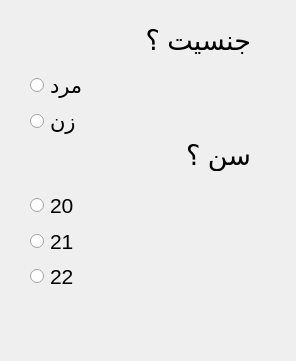
<?xml version="1.0" encoding="UTF-8"?>
<ui version="4.0">
 <class>Form</class>
 <widget class="QWidget" name="Form">
  <property name="geometry">
   <rect>
    <x>0</x>
    <y>0</y>
    <width>296</width>
    <height>361</height>
   </rect>
  </property>
  <property name="windowTitle">
   <string>Form</string>
  </property>
  <widget class="QLabel" name="label">
   <property name="geometry">
    <rect>
     <x>40</x>
     <y>20</y>
     <width>211</width>
     <height>41</height>
    </rect>
   </property>
   <property name="font">
    <font>
     <pointsize>20</pointsize>
    </font>
   </property>
   <property name="text">
    <string>جنسیت ؟</string>
   </property>
  </widget>
  <widget class="QLabel" name="label_2">
   <property name="geometry">
    <rect>
     <x>30</x>
     <y>140</y>
     <width>221</width>
     <height>31</height>
    </rect>
   </property>
   <property name="font">
    <font>
     <pointsize>20</pointsize>
    </font>
   </property>
   <property name="text">
    <string>سن ؟</string>
   </property>
  </widget>
  <widget class="QWidget" name="layoutWidget">
   <property name="geometry">
    <rect>
     <x>30</x>
     <y>190</y>
     <width>55</width>
     <height>101</height>
    </rect>
   </property>
   <layout class="QVBoxLayout" name="verticalLayout_2">
    <item>
     <widget class="QRadioButton" name="radioButton_3">
      <property name="font">
       <font>
        <pointsize>16</pointsize>
       </font>
      </property>
      <property name="text">
       <string>20</string>
      </property>
     </widget>
    </item>
    <item>
     <widget class="QRadioButton" name="radioButton_4">
      <property name="font">
       <font>
        <pointsize>16</pointsize>
       </font>
      </property>
      <property name="text">
       <string>21</string>
      </property>
     </widget>
    </item>
    <item>
     <widget class="QRadioButton" name="radioButton_5">
      <property name="font">
       <font>
        <pointsize>16</pointsize>
       </font>
      </property>
      <property name="text">
       <string>22</string>
      </property>
     </widget>
    </item>
   </layout>
  </widget>
  <widget class="QLabel" name="label_3">
   <property name="geometry">
    <rect>
     <x>20</x>
     <y>312</y>
     <width>251</width>
     <height>31</height>
    </rect>
   </property>
   <property name="font">
    <font>
     <pointsize>20</pointsize>
    </font>
   </property>
   <property name="text">
    <string/>
   </property>
  </widget>
  <widget class="QWidget" name="">
   <property name="geometry">
    <rect>
     <x>30</x>
     <y>70</y>
     <width>55</width>
     <height>66</height>
    </rect>
   </property>
   <layout class="QVBoxLayout" name="verticalLayout">
    <item>
     <widget class="QRadioButton" name="radioButton">
      <property name="font">
       <font>
        <pointsize>16</pointsize>
       </font>
      </property>
      <property name="text">
       <string>مرد</string>
      </property>
     </widget>
    </item>
    <item>
     <widget class="QRadioButton" name="radioButton_2">
      <property name="font">
       <font>
        <pointsize>16</pointsize>
       </font>
      </property>
      <property name="text">
       <string>زن</string>
      </property>
     </widget>
    </item>
   </layout>
  </widget>
 </widget>
 <resources/>
 <connections/>
</ui>
